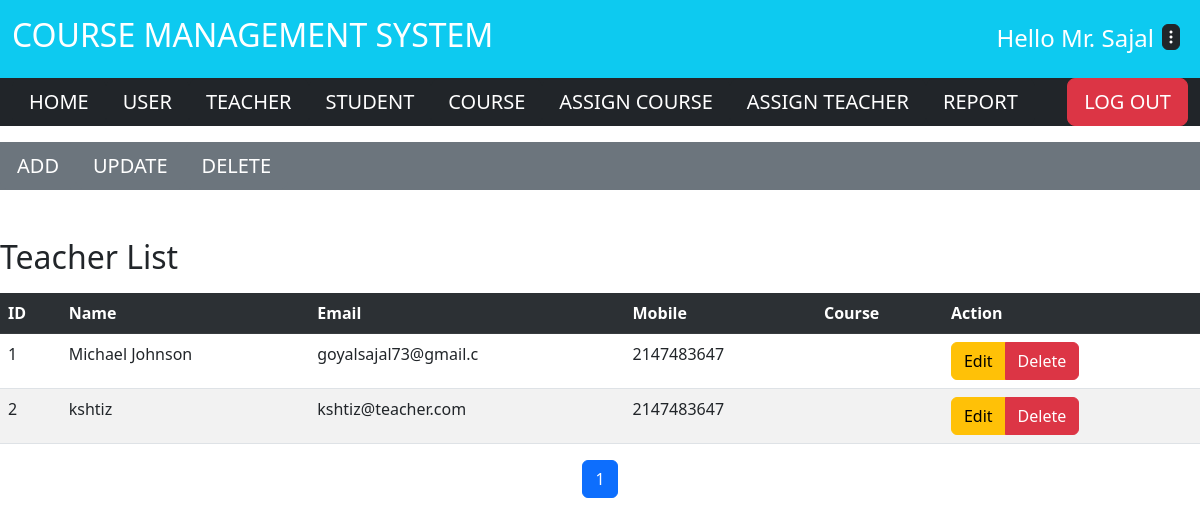
Page /teacher/index.php (signed in) on the committed database.
### tables this page shows
CREATE TABLE `teacher` (
  `id` int(11) NOT NULL,
  `name` varchar(20) NOT NULL,
  `password` varchar(20) NOT NULL,
  `email` varchar(20) NOT NULL,
  `mobile` int(10) NOT NULL
);

### teacher/index.php (the view, shortened to what this page needs)
<?php
include('D:\xampp\htdocs\test\common\header.php');
?>
    <?php
     include('nav.php');
    ?>
<div class="mt-5">
<h2>Teacher List</h2>
<table class="table table-striped mt-3">
    <tr class="table-dark">
        <th>ID</th>
        <th>Name</th>
        <th>Email</th>
        <th>Mobile</th>
        <th>Course</th>
        <th>Action</th>
    </tr>
    <?php
        include 'D:\xampp\htdocs\test\common\config.php';
        $limit = 4 ;
        if (@$_GET['page']) {
            $page = $_GET['page'];
        }else{
            $page = 1;
        }
        $offset = ($page - 1)* $limit ;
        $sql = "SELECT * FROM teacher LIMIT {$offset},{$limit}";
        $result = mysqli_query($conn, $sql) or die("Query Failed.");
        while ($row = mysqli_fetch_assoc($result)) {
            echo "<tr>";
            echo "<td>".$row['id']."</td>";
            echo "<td>".$row['name']."</td>";
            echo "<td>".$row['email']."</td>";
            echo "<td>".$row['mobile']."</td>";
            echo "<td></td>";
            if($_SESSION['role'] == 'USER'){
            echo "<td> <div class='btn-group'> <a class='btn btn-warning ' href='edit_user.php?id=".$row['id']."'>Edit</a><a class='btn btn-danger' href='delete_user.php?id=".$row['id']."'>Delete</a> </div> </td>";
            }
            echo "</tr>";
        }
echo "</table>";
echo "</div>";
        $sql1 = "SELECT * FROM teacher";
        $result1 = mysqli_query($conn, $sql1) or die("Query Failed.");
        if (mysqli_num_rows($result1) > 0) {
             $total_records = mysqli_num_rows($result1);
             $total_pages = ceil($total_records/$limit);
             echo "<ul class='pagination justify-content-center'>";
             for ($i=1; $i <= $total_pages ; $i++) {
                   if ($i == $page) {
                         $active = "active";
                     }else{
                         $active = "";
                     }
                   echo "<li class='page-item ".$active." '><a class='page-link' href='index.php?page=".$i."'>".$i."</a></li>";
             }
             echo "</ul>";
        }
include('D:\xampp\htdocs\test\common\footer.php');
?>

### rows in the picture
teacher: id "1", name "Michael Johnson", email "goyalsajal73@gmail.c", mobile "2147483647"
teacher: id "2", name "kshtiz", email "kshtiz@teacher.com", mobile "2147483647"

### other values in the picture
$_SESSION['name'] "Sajal"
